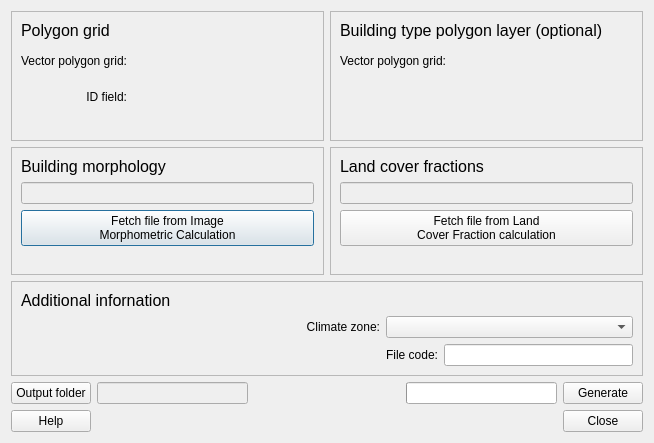
<?xml version="1.0" encoding="UTF-8"?>
<ui version="4.0">
 <class>UWGPrepareDialogBase</class>
 <widget class="QDialog" name="UWGPrepareDialogBase">
  <property name="geometry">
   <rect>
    <x>0</x>
    <y>0</y>
    <width>645</width>
    <height>443</height>
   </rect>
  </property>
  <property name="windowTitle">
   <string>UWG Prepare</string>
  </property>
  <layout class="QGridLayout" name="gridLayout_9">
   <item row="0" column="0">
    <widget class="QFrame" name="frame_5">
     <property name="frameShape">
      <enum>QFrame::StyledPanel</enum>
     </property>
     <property name="frameShadow">
      <enum>QFrame::Raised</enum>
     </property>
     <layout class="QGridLayout" name="gridLayout_5">
      <item row="3" column="1">
       <widget class="QWidget" name="widgetPolyField" native="true">
        <property name="sizePolicy">
         <sizepolicy hsizetype="Preferred" vsizetype="Preferred">
          <horstretch>0</horstretch>
          <verstretch>0</verstretch>
         </sizepolicy>
        </property>
        <property name="minimumSize">
         <size>
          <width>125</width>
          <height>30</height>
         </size>
        </property>
        <property name="layoutDirection">
         <enum>Qt::LeftToRight</enum>
        </property>
        <layout class="QGridLayout" name="gridLayout_15"/>
       </widget>
      </item>
      <item row="0" column="0" colspan="3">
       <widget class="QLabel" name="label_18">
        <property name="text">
         <string>&lt;!DOCTYPE HTML PUBLIC &quot;-//W3C//DTD HTML 4.0//EN&quot; &quot;http://www.w3.org/TR/REC-html40/strict.dtd&quot;&gt;
&lt;html&gt;&lt;head&gt;&lt;meta name=&quot;qrichtext&quot; content=&quot;1&quot; /&gt;&lt;style type=&quot;text/css&quot;&gt;
p, li { white-space: pre-wrap; }
&lt;/style&gt;&lt;/head&gt;&lt;body style=&quot; font-family:'MS Shell Dlg 2'; font-size:8pt; font-weight:400; font-style:normal;&quot;&gt;
&lt;p style=&quot; margin-top:0px; margin-bottom:0px; margin-left:0px; margin-right:0px; -qt-block-indent:0; text-indent:0px;&quot;&gt;&lt;span style=&quot; font-size:12pt;&quot;&gt;Polygon grid&lt;/span&gt;&lt;/p&gt;&lt;/body&gt;&lt;/html&gt;</string>
        </property>
       </widget>
      </item>
      <item row="3" column="0">
       <widget class="QLabel" name="label_14">
        <property name="text">
         <string>ID field:</string>
        </property>
        <property name="alignment">
         <set>Qt::AlignRight|Qt::AlignTrailing|Qt::AlignVCenter</set>
        </property>
       </widget>
      </item>
      <item row="5" column="0">
       <spacer name="verticalSpacer_10">
        <property name="orientation">
         <enum>Qt::Vertical</enum>
        </property>
        <property name="sizeHint" stdset="0">
         <size>
          <width>20</width>
          <height>40</height>
         </size>
        </property>
       </spacer>
      </item>
      <item row="2" column="1">
       <widget class="QWidget" name="widgetPolygonLayer" native="true">
        <property name="minimumSize">
         <size>
          <width>175</width>
          <height>30</height>
         </size>
        </property>
        <property name="layoutDirection">
         <enum>Qt::LeftToRight</enum>
        </property>
        <layout class="QGridLayout" name="gridLayout_16"/>
       </widget>
      </item>
      <item row="2" column="0">
       <widget class="QLabel" name="label_3">
        <property name="text">
         <string>Vector polygon grid:</string>
        </property>
        <property name="alignment">
         <set>Qt::AlignRight|Qt::AlignTrailing|Qt::AlignVCenter</set>
        </property>
       </widget>
      </item>
     </layout>
    </widget>
   </item>
   <item row="0" column="1">
    <widget class="QFrame" name="frame_6">
     <property name="frameShape">
      <enum>QFrame::StyledPanel</enum>
     </property>
     <property name="frameShadow">
      <enum>QFrame::Raised</enum>
     </property>
     <layout class="QGridLayout" name="gridLayout_7">
      <item row="4" column="0">
       <spacer name="verticalSpacer_11">
        <property name="orientation">
         <enum>Qt::Vertical</enum>
        </property>
        <property name="sizeHint" stdset="0">
         <size>
          <width>20</width>
          <height>40</height>
         </size>
        </property>
       </spacer>
      </item>
      <item row="0" column="0" colspan="3">
       <widget class="QLabel" name="label_20">
        <property name="text">
         <string>&lt;!DOCTYPE HTML PUBLIC &quot;-//W3C//DTD HTML 4.0//EN&quot; &quot;http://www.w3.org/TR/REC-html40/strict.dtd&quot;&gt;
&lt;html&gt;&lt;head&gt;&lt;meta name=&quot;qrichtext&quot; content=&quot;1&quot; /&gt;&lt;style type=&quot;text/css&quot;&gt;
p, li { white-space: pre-wrap; }
&lt;/style&gt;&lt;/head&gt;&lt;body style=&quot; font-family:'MS Shell Dlg 2'; font-size:8pt; font-weight:400; font-style:normal;&quot;&gt;
&lt;p style=&quot; margin-top:0px; margin-bottom:0px; margin-left:0px; margin-right:0px; -qt-block-indent:0; text-indent:0px;&quot;&gt;&lt;span style=&quot; font-size:12pt;&quot;&gt;Building type polygon layer (optional)&lt;/span&gt;&lt;/p&gt;&lt;/body&gt;&lt;/html&gt;</string>
        </property>
       </widget>
      </item>
      <item row="2" column="1">
       <widget class="QWidget" name="widgetPolygonLayerBT" native="true">
        <property name="minimumSize">
         <size>
          <width>175</width>
          <height>30</height>
         </size>
        </property>
        <property name="layoutDirection">
         <enum>Qt::LeftToRight</enum>
        </property>
        <layout class="QGridLayout" name="gridLayout_18"/>
       </widget>
      </item>
      <item row="2" column="0">
       <widget class="QLabel" name="label_4">
        <property name="text">
         <string>Vector polygon grid:</string>
        </property>
        <property name="alignment">
         <set>Qt::AlignRight|Qt::AlignTrailing|Qt::AlignVCenter</set>
        </property>
       </widget>
      </item>
     </layout>
    </widget>
   </item>
   <item row="1" column="0">
    <widget class="QFrame" name="frame">
     <property name="frameShape">
      <enum>QFrame::StyledPanel</enum>
     </property>
     <property name="frameShadow">
      <enum>QFrame::Raised</enum>
     </property>
     <layout class="QGridLayout" name="gridLayout_20">
      <item row="0" column="0">
       <widget class="QLabel" name="label_15">
        <property name="text">
         <string>&lt;!DOCTYPE HTML PUBLIC &quot;-//W3C//DTD HTML 4.0//EN&quot; &quot;http://www.w3.org/TR/REC-html40/strict.dtd&quot;&gt;
&lt;html&gt;&lt;head&gt;&lt;meta name=&quot;qrichtext&quot; content=&quot;1&quot; /&gt;&lt;style type=&quot;text/css&quot;&gt;
p, li { white-space: pre-wrap; }
&lt;/style&gt;&lt;/head&gt;&lt;body style=&quot; font-family:'MS Shell Dlg 2'; font-size:8pt; font-weight:400; font-style:normal;&quot;&gt;
&lt;p style=&quot; margin-top:0px; margin-bottom:0px; margin-left:0px; margin-right:0px; -qt-block-indent:0; text-indent:0px;&quot;&gt;&lt;span style=&quot; font-size:12pt;&quot;&gt;Building morphology&lt;/span&gt;&lt;/p&gt;&lt;/body&gt;&lt;/html&gt;</string>
        </property>
       </widget>
      </item>
      <item row="1" column="0">
       <widget class="QLineEdit" name="textInputIMPData">
        <property name="enabled">
         <bool>false</bool>
        </property>
       </widget>
      </item>
      <item row="2" column="0">
       <widget class="QPushButton" name="pushButtonImportIMPBuild">
        <property name="enabled">
         <bool>true</bool>
        </property>
        <property name="text">
         <string>Fetch file from Image 
Morphometric Calculation</string>
        </property>
       </widget>
      </item>
      <item row="3" column="0">
       <spacer name="verticalSpacer_4">
        <property name="orientation">
         <enum>Qt::Vertical</enum>
        </property>
        <property name="sizeHint" stdset="0">
         <size>
          <width>20</width>
          <height>40</height>
         </size>
        </property>
       </spacer>
      </item>
     </layout>
    </widget>
   </item>
   <item row="1" column="1">
    <widget class="QFrame" name="frame_3">
     <property name="frameShape">
      <enum>QFrame::StyledPanel</enum>
     </property>
     <property name="frameShadow">
      <enum>QFrame::Raised</enum>
     </property>
     <layout class="QGridLayout" name="gridLayout_8">
      <item row="1" column="0">
       <widget class="QLabel" name="label_16">
        <property name="text">
         <string>&lt;!DOCTYPE HTML PUBLIC &quot;-//W3C//DTD HTML 4.0//EN&quot; &quot;http://www.w3.org/TR/REC-html40/strict.dtd&quot;&gt;
&lt;html&gt;&lt;head&gt;&lt;meta name=&quot;qrichtext&quot; content=&quot;1&quot; /&gt;&lt;style type=&quot;text/css&quot;&gt;
p, li { white-space: pre-wrap; }
&lt;/style&gt;&lt;/head&gt;&lt;body style=&quot; font-family:'MS Shell Dlg 2'; font-size:8pt; font-weight:400; font-style:normal;&quot;&gt;
&lt;p style=&quot; margin-top:0px; margin-bottom:0px; margin-left:0px; margin-right:0px; -qt-block-indent:0; text-indent:0px;&quot;&gt;&lt;span style=&quot; font-size:12pt;&quot;&gt;Land cover fractions&lt;/span&gt;&lt;/p&gt;&lt;/body&gt;&lt;/html&gt;</string>
        </property>
       </widget>
      </item>
      <item row="2" column="0" colspan="2">
       <widget class="QLineEdit" name="textInputLCFData">
        <property name="enabled">
         <bool>false</bool>
        </property>
       </widget>
      </item>
      <item row="3" column="0" colspan="2">
       <widget class="QPushButton" name="pushButtonImportLCF">
        <property name="enabled">
         <bool>true</bool>
        </property>
        <property name="sizePolicy">
         <sizepolicy hsizetype="Minimum" vsizetype="Fixed">
          <horstretch>0</horstretch>
          <verstretch>0</verstretch>
         </sizepolicy>
        </property>
        <property name="text">
         <string>Fetch file from Land 
Cover Fraction calculation</string>
        </property>
       </widget>
      </item>
      <item row="4" column="0" colspan="2">
       <spacer name="verticalSpacer_3">
        <property name="orientation">
         <enum>Qt::Vertical</enum>
        </property>
        <property name="sizeHint" stdset="0">
         <size>
          <width>20</width>
          <height>40</height>
         </size>
        </property>
       </spacer>
      </item>
     </layout>
    </widget>
   </item>
   <item row="2" column="0" colspan="2">
    <widget class="QFrame" name="frame_4">
     <property name="enabled">
      <bool>true</bool>
     </property>
     <property name="frameShape">
      <enum>QFrame::StyledPanel</enum>
     </property>
     <property name="frameShadow">
      <enum>QFrame::Raised</enum>
     </property>
     <layout class="QGridLayout" name="gridLayout_10">
      <item row="3" column="1" colspan="2">
       <spacer name="verticalSpacer">
        <property name="orientation">
         <enum>Qt::Vertical</enum>
        </property>
        <property name="sizeHint" stdset="0">
         <size>
          <width>20</width>
          <height>40</height>
         </size>
        </property>
       </spacer>
      </item>
      <item row="0" column="0" colspan="2">
       <widget class="QLabel" name="label_27">
        <property name="text">
         <string>&lt;!DOCTYPE HTML PUBLIC &quot;-//W3C//DTD HTML 4.0//EN&quot; &quot;http://www.w3.org/TR/REC-html40/strict.dtd&quot;&gt;
&lt;html&gt;&lt;head&gt;&lt;meta name=&quot;qrichtext&quot; content=&quot;1&quot; /&gt;&lt;style type=&quot;text/css&quot;&gt;
p, li { white-space: pre-wrap; }
&lt;/style&gt;&lt;/head&gt;&lt;body style=&quot; font-family:'MS Shell Dlg 2'; font-size:8pt; font-weight:400; font-style:normal;&quot;&gt;
&lt;p style=&quot; margin-top:0px; margin-bottom:0px; margin-left:0px; margin-right:0px; -qt-block-indent:0; text-indent:0px;&quot;&gt;&lt;span style=&quot; font-size:12pt;&quot;&gt;Additional infornation&lt;/span&gt;&lt;/p&gt;&lt;/body&gt;&lt;/html&gt;</string>
        </property>
       </widget>
      </item>
      <item row="1" column="3">
       <widget class="QLabel" name="label_28">
        <property name="text">
         <string>Climate zone:</string>
        </property>
        <property name="alignment">
         <set>Qt::AlignRight|Qt::AlignTrailing|Qt::AlignVCenter</set>
        </property>
       </widget>
      </item>
      <item row="3" column="3">
       <spacer name="horizontalSpacer_2">
        <property name="orientation">
         <enum>Qt::Horizontal</enum>
        </property>
        <property name="sizeHint" stdset="0">
         <size>
          <width>40</width>
          <height>20</height>
         </size>
        </property>
       </spacer>
      </item>
      <item row="1" column="4" colspan="2">
       <widget class="QComboBox" name="comboBoxClimateZone">
        <property name="enabled">
         <bool>true</bool>
        </property>
        <item>
         <property name="text">
          <string/>
         </property>
        </item>
        <item>
         <property name="text">
          <string>1A; Very hot, humid; (Miami, FL)</string>
         </property>
        </item>
        <item>
         <property name="text">
          <string>1B; Hot, dry; </string>
         </property>
        </item>
        <item>
         <property name="text">
          <string>2A; Hot, Humid; (Huston, TX)</string>
         </property>
        </item>
        <item>
         <property name="text">
          <string>3A; Warm, Humid; (Atalanta, GA)Item</string>
         </property>
        </item>
        <item>
         <property name="text">
          <string>3B; Warm, Dry; (Las Vegas, NV)</string>
         </property>
        </item>
        <item>
         <property name="text">
          <string>3C; Warm, Marine; (San Francisco, CA)</string>
         </property>
        </item>
        <item>
         <property name="text">
          <string> 4A; Mild, Humid; (Baltimore, MD)</string>
         </property>
        </item>
        <item>
         <property name="text">
          <string>4B; Mild, Dry; (Albuquerque, NM)</string>
         </property>
        </item>
        <item>
         <property name="text">
          <string>4C; Mild, Marine; (Seattle, WA)</string>
         </property>
        </item>
        <item>
         <property name="text">
          <string>5A; Cold, Humid; (Chicago, IL)</string>
         </property>
        </item>
        <item>
         <property name="text">
          <string>5B; Cold, Dry; (Boulder, CO)</string>
         </property>
        </item>
        <item>
         <property name="text">
          <string>5C; Cold, Marine;</string>
         </property>
        </item>
        <item>
         <property name="text">
          <string>6A; Cold, Humid; (Minneapolis, MN)</string>
         </property>
        </item>
        <item>
         <property name="text">
          <string>6B; Cold, Dry; (Helena, MT)</string>
         </property>
        </item>
        <item>
         <property name="text">
          <string>7; Very Cold; (Duluth, MN)</string>
         </property>
        </item>
        <item>
         <property name="text">
          <string>8; Sub-Artic; (Fairbanks, AK)</string>
         </property>
        </item>
       </widget>
      </item>
      <item row="3" column="5">
       <widget class="QLineEdit" name="fileCodeLineEdit">
        <property name="enabled">
         <bool>true</bool>
        </property>
       </widget>
      </item>
      <item row="3" column="4">
       <widget class="QLabel" name="label_37">
        <property name="text">
         <string>File code:</string>
        </property>
        <property name="alignment">
         <set>Qt::AlignRight|Qt::AlignTrailing|Qt::AlignVCenter</set>
        </property>
        <property name="buddy">
         <cstring></cstring>
        </property>
       </widget>
      </item>
     </layout>
    </widget>
   </item>
   <item row="3" column="0" colspan="2">
    <layout class="QGridLayout" name="gridLayout_2">
     <item row="2" column="0">
      <widget class="QPushButton" name="helpButton">
       <property name="text">
        <string>Help</string>
       </property>
      </widget>
     </item>
     <item row="2" column="2">
      <spacer name="horizontalSpacer">
       <property name="orientation">
        <enum>Qt::Horizontal</enum>
       </property>
       <property name="sizeHint" stdset="0">
        <size>
         <width>40</width>
         <height>20</height>
        </size>
       </property>
      </spacer>
     </item>
     <item row="0" column="0">
      <widget class="QPushButton" name="outputButton">
       <property name="text">
        <string>Output folder</string>
       </property>
      </widget>
     </item>
     <item row="2" column="6">
      <widget class="QPushButton" name="closeButton">
       <property name="enabled">
        <bool>true</bool>
       </property>
       <property name="text">
        <string>Close</string>
       </property>
      </widget>
     </item>
     <item row="0" column="1">
      <widget class="QLineEdit" name="textOutput">
       <property name="enabled">
        <bool>false</bool>
       </property>
      </widget>
     </item>
     <item row="0" column="3">
      <widget class="QProgressBar" name="progressBar">
       <property name="value">
        <number>0</number>
       </property>
       <property name="alignment">
        <set>Qt::AlignCenter</set>
       </property>
       <property name="format">
        <string/>
       </property>
      </widget>
     </item>
     <item row="0" column="6">
      <widget class="QPushButton" name="runButton">
       <property name="enabled">
        <bool>true</bool>
       </property>
       <property name="text">
        <string>Generate</string>
       </property>
      </widget>
     </item>
     <item row="0" column="2">
      <spacer name="horizontalSpacer_3">
       <property name="orientation">
        <enum>Qt::Horizontal</enum>
       </property>
       <property name="sizeHint" stdset="0">
        <size>
         <width>40</width>
         <height>20</height>
        </size>
       </property>
      </spacer>
     </item>
    </layout>
   </item>
  </layout>
 </widget>
 <resources/>
 <connections>
  <connection>
   <sender>closeButton</sender>
   <signal>clicked()</signal>
   <receiver>UWGPrepareDialogBase</receiver>
   <slot>accept()</slot>
   <hints>
    <hint type="sourcelabel">
     <x>655</x>
     <y>443</y>
    </hint>
    <hint type="destinationlabel">
     <x>356</x>
     <y>234</y>
    </hint>
   </hints>
  </connection>
 </connections>
</ui>
